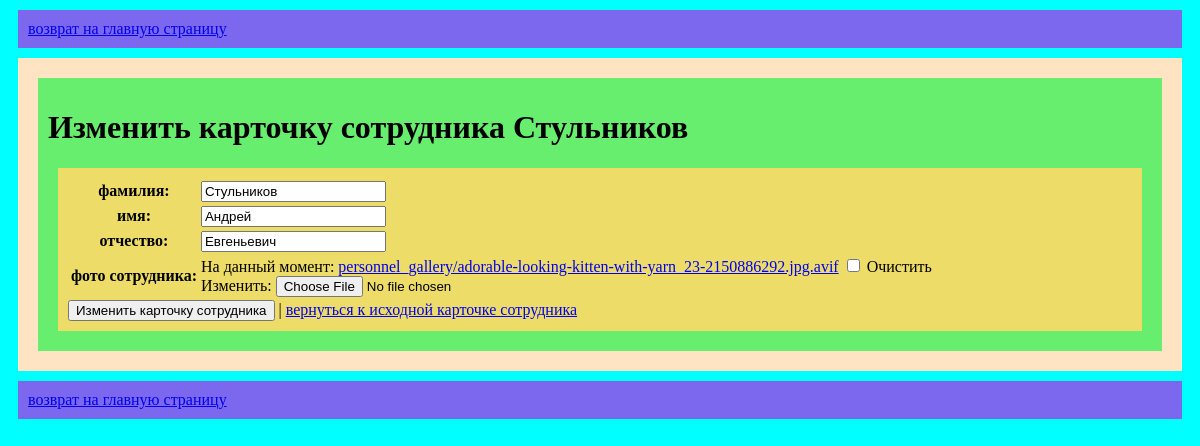
The page /update_personnel/11 on the database its author committed.
### app/models.py (models this page shows, shortened)
class ProfilePersonnelModel(models.Model):
    surname = models.CharField(max_length=20, verbose_name="фамилия", blank=False,
                               validators=[MinLengthValidator(2)])  # валидация минимальной длинны
    name = models.CharField(max_length=20, verbose_name="имя", blank=True, default="неизвестно",
                            validators=[MinLengthValidator(2)])  # валидация минимальной длинны
    patronymic = models.CharField(max_length=20, verbose_name="отчество", blank=True, default="неизвестно",
                                  validators=[MinLengthValidator(2)])  # валидация минимальной длинны
    image = models.FileField(upload_to="personnel_gallery/", blank=True, verbose_name="фото сотрудника")

### app/views.py (the view)
# urls.py: path('update_personnel/<int:pk>', views.UpdatePersonnel.as_view(), name='update_personnel'),
class UpdatePersonnel(UpdateView):
    model = models.ProfilePersonnelModel
    form_class = forms.PersonnelForm
    template_name = "app/update_personnel.html"
    success_url = reverse_lazy("app:list_personnel")
    context_object_name = "person_one"  # переменная, передающаяся в шаблон

### app/forms.py
class PersonnelForm(forms.ModelForm):
    class Meta:
        model = models.ProfilePersonnelModel
        fields = "__all__"
        labels = {
            "surname": "фамилия",
            "name": "имя",
            "patronymic": "отчество",
            "image": "фото сотрудника",
        }
        error_messages = {
            "surname": {
                "max_length": "слишком длинная фамилия",
                "min_length": "слишком короткая фамилия",
                "required": "поле не должно быть пустым",
            },
            "name": {
                "max_length": "слишком длинное имя",
                "min_length": "слишком короткое имя",
                "required": "поле не должно быть пустым",
            },
            "patronymic": {
                "max_length": "слишком длинное отчество",
                "min_length": "слишком короткое отчество",
                "required": "поле не должно быть пустым",
            },
        }

### app/templates/app/update_personnel.html (shortened to what this page needs)
{% extends 'app/base.html'  %}
{% load static %}
{% block content %}
<div class="base-content">
    <h1>Изменить карточку сотрудника {{ person_one.surname }}</h1>
    <div class="one-person">
        <form method="POST" enctype="multipart/form-data">
            <table>
                {{ form }}
            </table>
            <button type="submit">Изменить карточку сотрудника</button> |
            <a href="{% url 'app:detail_personnel' person_one.pk %}">вернуться к исходной карточке сотрудника</a>
        </form>
    </div>
</div>
{% endblock %}

### app/static/app/css/base.css (style rules this page uses)
html { background-color: cyan; }
.base-content { background-color: #68ee6f; margin: 10px; padding: 10px; }
.one-person { background-color: #eedc68; margin: 10px; padding: 10px; }

### rows shown on the page
ProfilePersonnelModel: surname "Стульников", name "Андрей", patronymic "Евгеньевич"
